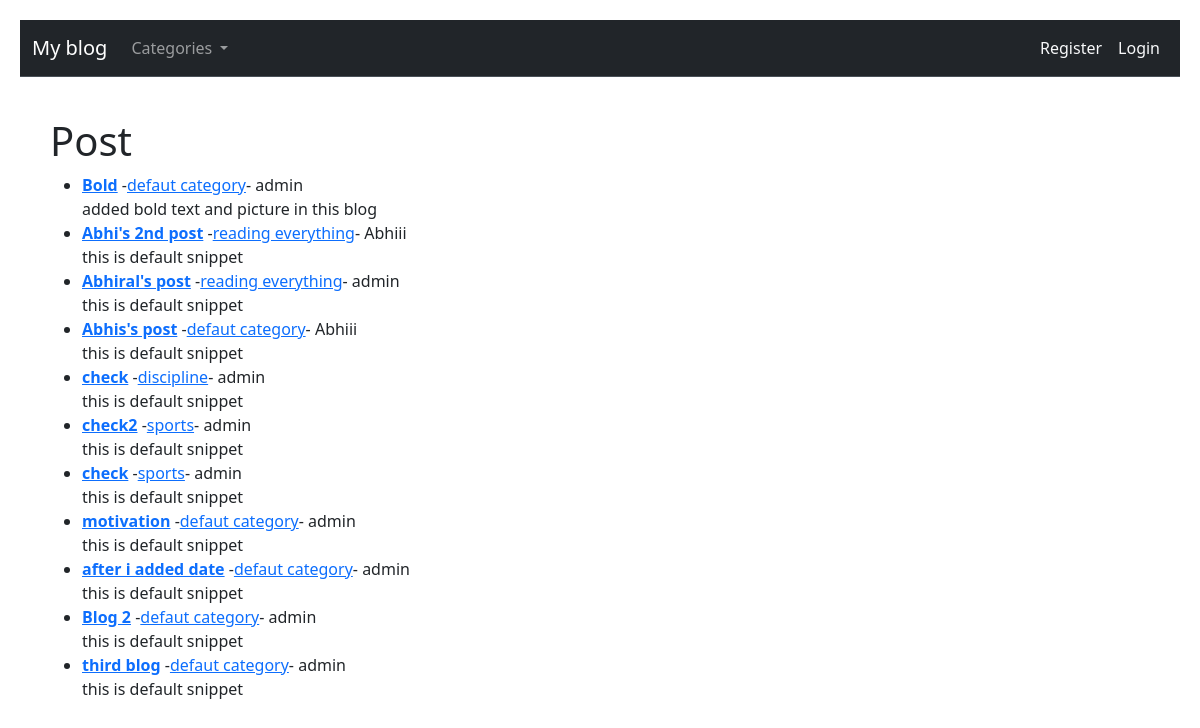
The app's page /, older data.
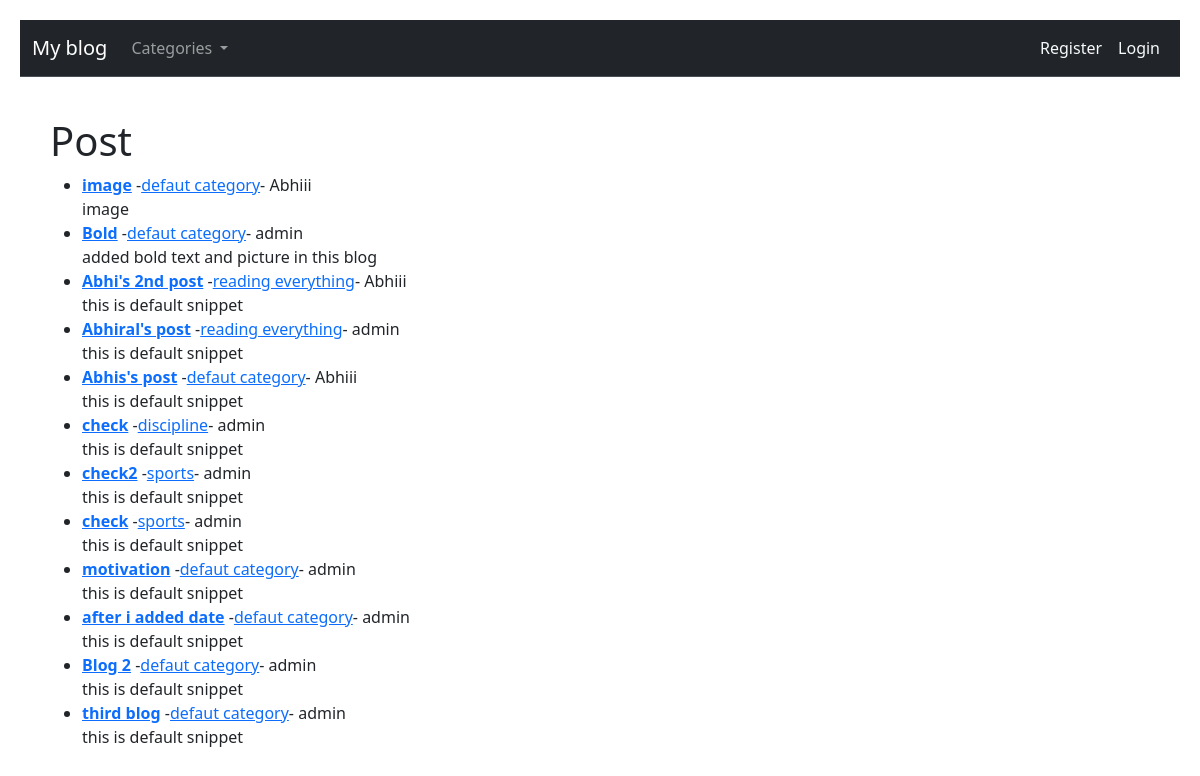
The same page, newer data.
### theblog/models.py (models this page shows, shortened)
class Post(models.Model):
    title = models.CharField(max_length=255)
    header_image = models.ImageField(null=True,blank=True,upload_to="images/")
    author = models.ForeignKey(User, on_delete=models.CASCADE)
    category = models.CharField(max_length=255,default="defaut category")
    body = RichTextField(blank=True,null=True)
    snippet = models.CharField(max_length=255,default="this is default snippet")
    post_date = models.DateTimeField(auto_now_add=True)
    likes = models.ManyToManyField(User,related_name='blog_posts')

### theblog/views.py (the view)
# urls.py: path('',HomeView.as_view(), name="home"),
class HomeView(ListView):
    model = Post
    template_name = 'home.html'
    ordering = ['-post_date']
    def get_context_data(self, *args,**kwargs) :
        cat_menu = Category.objects.all()
        context = super().get_context_data(*args,**kwargs)
        context["cat_menu"] = cat_menu
        return context

### theblog/models.py (called while the page is built)
    def __str__(self):
        return self.name

### theblog/templates/home.html (shortened to what this page needs)
{% extends "base.html" %}
{%block content%}
<h1>Post</h1>
<ul>
    {% for post in object_list %}
    <li>
        <strong><a href="{% url 'article-detail' post.pk %}">{{ post.title }}</a></strong> -<a href="{% url 'category' post.category|slugify %}">{{ post.category}}</a>- {{ post.author.username }}
        <br>
        {{post.snippet}}
    </li>
    {% endfor %}
</ul>
{%endblock content%}

### theblog/templates/base.html (shortened to what this page needs)
<!doctype html>
<html lang="en">
  <head>
    <link href="https://cdn.jsdelivr.net/npm/bootstrap@5.3.3/dist/css/bootstrap.min.css" rel="stylesheet">
  </head>
  <body>
    <nav class="navbar navbar-expand-lg navbar-dark bg-dark border-bottom border-body" data-bs-theme="dark">
      <div class="container-fluid">
        <a class="navbar-brand" href="{% url 'home' %}">My blog</a>
        <div class="collapse navbar-collapse" id="navbarSupportedContent">
          <ul class="navbar-nav me-auto mb-2 mb-lg-0">
            <li class="nav-item dropdown">
              <a class="nav-link dropdown-toggle" href="#" id="navbarDropdown" role="button" data-bs-toggle="dropdown" aria-expanded="false">
                Categories
              </a>
            </li>
          </ul>
          <ul class="navbar-nav ms-auto mb-2 mb-lg-0">
            {% if user.is_authenticated %}
              <li class="nav-item">
                <a class="nav-link text-light" href="{% url 'add_post' %}">Add Post</a>
              </li>
              <li class="nav-item">
                <a class="nav-link text-light" href="{% url 'add_category' %}">Add Category</a>
              </li>
              <li class="nav-item">
                <a class="nav-link text-light" href="{% url 'edit_profile' %}">Edit Profile</a>
              </li>
              <li class="nav-item">
                <form method="POST" action="{% url 'logout' %}" style="display:inline;">
                  {% csrf_token %}
                  <button type="submit" class="btn btn-link nav-link text-light" style="border:none; background:none;">
                    Logout
                  </button>
                </form>
              </li>
            {% else %}
              <li class="nav-item">
                <a class="nav-link text-light" href="{% url 'register' %}">Register</a>
              </li>
              <li class="nav-item">
                <a class="nav-link text-light" href="{% url 'login' %}">Login</a>
              </li>
            {% endif %}
          </ul>
        </div>
      </div>
    </nav>
    <div class="container">
      {% block content %}
      {% endblock content %}
    </div>
  </body>
</html>

### theblog/templates/base.html (style rules this page uses)
body { padding: 20px; }
.container { margin-top: 20px; padding: 20px; }

Row changes from the older to the newer data that the page shows:
added Post: title "image", category "defaut category", author.username "Abhiii", snippet "image"
